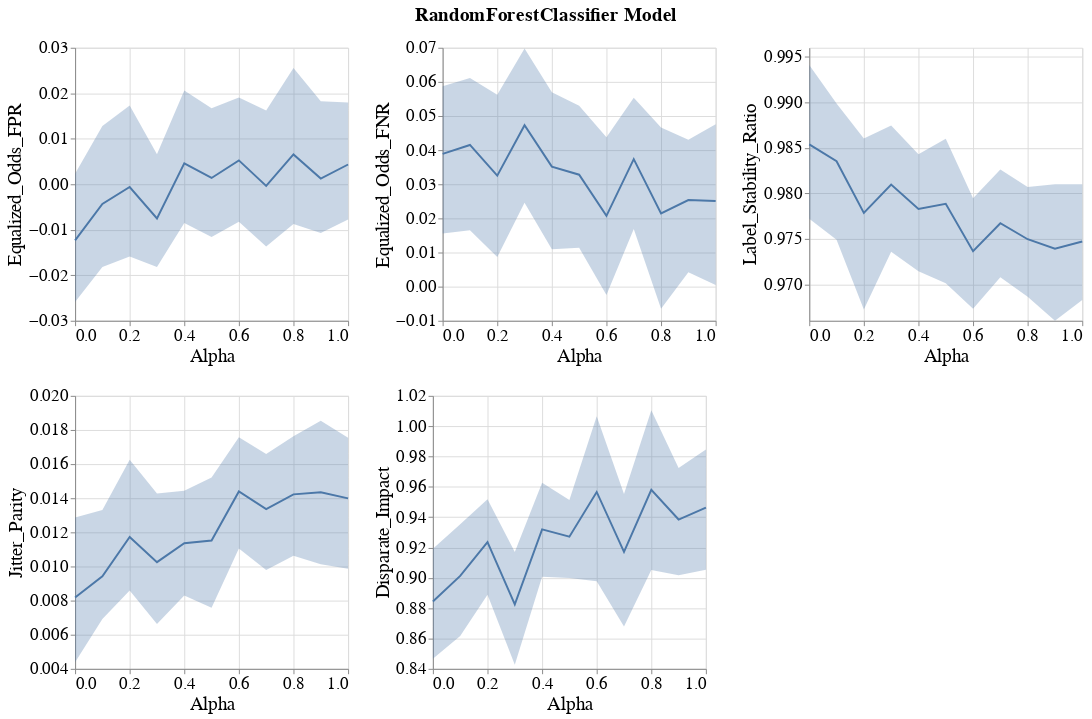

The notebook cell saved with this chart:
### Markdown cell above
### Line band plots for group metrics

### Code cell
visualizer.create_group_metrics_line_band_plot(group='RAC1P',
                                               model_name=MODEL_NAMES[0],
                                               group_metrics=['Equalized_Odds_FPR', 'Equalized_Odds_FNR', 'Label_Stability_Ratio',
                                                              'Jitter_Parity', 'Disparate_Impact'])
